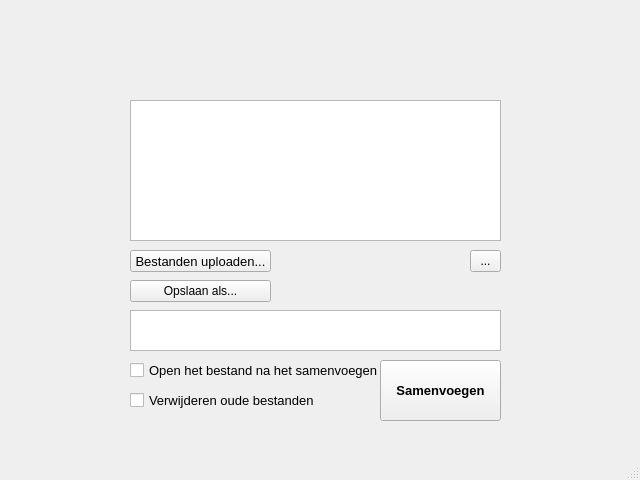
<?xml version="1.0" encoding="UTF-8"?>
<ui version="4.0">
 <class>MainWindow</class>
 <widget class="QMainWindow" name="MainWindow">
  <property name="geometry">
   <rect>
    <x>0</x>
    <y>0</y>
    <width>640</width>
    <height>480</height>
   </rect>
  </property>
  <property name="windowTitle">
   <string>MergePDF</string>
  </property>
  <property name="locale">
   <locale language="Dutch" country="Netherlands"/>
  </property>
  <widget class="QWidget" name="centralwidget">
   <widget class="QPushButton" name="pushButton_merge">
    <property name="geometry">
     <rect>
      <x>380</x>
      <y>360</y>
      <width>121</width>
      <height>61</height>
     </rect>
    </property>
    <property name="font">
     <font>
      <pointsize>10</pointsize>
      <weight>75</weight>
      <bold>true</bold>
     </font>
    </property>
    <property name="text">
     <string>Samenvoegen</string>
    </property>
   </widget>
   <widget class="QCheckBox" name="checkBox_delete_old">
    <property name="geometry">
     <rect>
      <x>130</x>
      <y>390</y>
      <width>251</width>
      <height>20</height>
     </rect>
    </property>
    <property name="font">
     <font>
      <pointsize>10</pointsize>
     </font>
    </property>
    <property name="text">
     <string>Verwijderen oude bestanden</string>
    </property>
   </widget>
   <widget class="QLabel" name="label_logo">
    <property name="geometry">
     <rect>
      <x>20</x>
      <y>40</y>
      <width>171</width>
      <height>16</height>
     </rect>
    </property>
    <property name="text">
     <string/>
    </property>
   </widget>
   <widget class="QToolButton" name="toolButton_choose_files">
    <property name="enabled">
     <bool>true</bool>
    </property>
    <property name="geometry">
     <rect>
      <x>130</x>
      <y>250</y>
      <width>141</width>
      <height>22</height>
     </rect>
    </property>
    <property name="font">
     <font>
      <pointsize>10</pointsize>
     </font>
    </property>
    <property name="text">
     <string>Bestanden uploaden...</string>
    </property>
   </widget>
   <widget class="QPlainTextEdit" name="plainTextEdit_source_files">
    <property name="geometry">
     <rect>
      <x>130</x>
      <y>100</y>
      <width>371</width>
      <height>141</height>
     </rect>
    </property>
    <property name="font">
     <font>
      <pointsize>10</pointsize>
     </font>
    </property>
    <property name="focusPolicy">
     <enum>Qt::NoFocus</enum>
    </property>
    <property name="readOnly">
     <bool>true</bool>
    </property>
    <property name="textInteractionFlags">
     <set>Qt::NoTextInteraction</set>
    </property>
   </widget>
   <widget class="QToolButton" name="toolButton_clear_field">
    <property name="geometry">
     <rect>
      <x>470</x>
      <y>250</y>
      <width>31</width>
      <height>22</height>
     </rect>
    </property>
    <property name="text">
     <string>...</string>
    </property>
   </widget>
   <widget class="QToolButton" name="toolButton_save_as">
    <property name="geometry">
     <rect>
      <x>130</x>
      <y>280</y>
      <width>141</width>
      <height>22</height>
     </rect>
    </property>
    <property name="font">
     <font>
      <pointsize>9</pointsize>
     </font>
    </property>
    <property name="text">
     <string>Opslaan als...</string>
    </property>
   </widget>
   <widget class="QPlainTextEdit" name="plainTextEdit_filename">
    <property name="geometry">
     <rect>
      <x>130</x>
      <y>310</y>
      <width>371</width>
      <height>41</height>
     </rect>
    </property>
    <property name="font">
     <font>
      <pointsize>10</pointsize>
     </font>
    </property>
    <property name="focusPolicy">
     <enum>Qt::NoFocus</enum>
    </property>
    <property name="readOnly">
     <bool>true</bool>
    </property>
    <property name="textInteractionFlags">
     <set>Qt::NoTextInteraction</set>
    </property>
   </widget>
   <widget class="QCheckBox" name="checkBox_open_file">
    <property name="geometry">
     <rect>
      <x>130</x>
      <y>360</y>
      <width>251</width>
      <height>20</height>
     </rect>
    </property>
    <property name="font">
     <font>
      <pointsize>10</pointsize>
     </font>
    </property>
    <property name="text">
     <string>Open het bestand na het samenvoegen</string>
    </property>
   </widget>
  </widget>
  <widget class="QMenuBar" name="menubar">
   <property name="geometry">
    <rect>
     <x>0</x>
     <y>0</y>
     <width>640</width>
     <height>21</height>
    </rect>
   </property>
  </widget>
  <widget class="QStatusBar" name="statusbar"/>
 </widget>
 <resources/>
 <connections/>
</ui>
